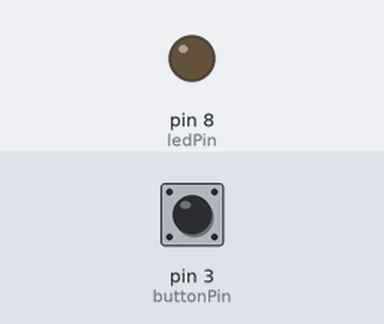
The sketch below on a simulated Arduino Uno, built with avr-gcc and run on an emulated ATmega328P. Shown: output pins drawn as LEDs (lit = HIGH). The test bench sets the inputs (shaded band); at power-on: pin 3 (buttonPin) LOW.

Above: at 1.2 s.
1.3 s: pin 3 (buttonPin) pulled HIGH for 0.15 s
At 1.41 s:
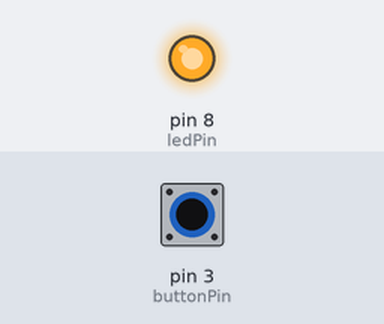
3.0 s: pin 3 (buttonPin) pulled HIGH for 3.2 s
At 7.6 s:
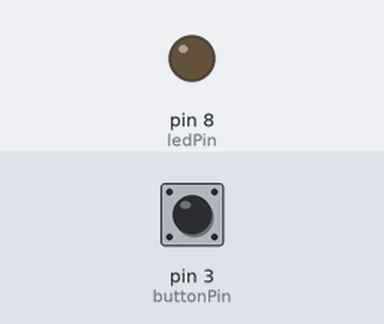
Timing chart, 0 to 9.1 s (numbered marks = the images above; inputs shaded):
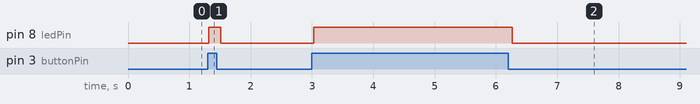

The sketch:

button.ino
```cpp
const byte buttonPin = 3;
const byte ledPin =  8;
byte buttonState = 0;

void setup() {
  pinMode(ledPin, OUTPUT);
  pinMode(buttonPin, INPUT);
}

void loop(){
  stateMachine_loop();

  if (buttonState == HIGH) {
    digitalWrite(ledPin, HIGH);
  }
  else {
    digitalWrite(ledPin, LOW);
  }
}

void buttonRead(){
  buttonState = digitalRead(buttonPin);
}
```

stateMachine.ino
```cpp
unsigned long stateMachine_currMillis;
unsigned long stateMachine_prevMillis_100ms;
unsigned long stateMachine_prevMillis_1s;
unsigned long stateMachine_prevMillis_1h;

void stateMachine_loop(){
  stateMachine_currMillis = millis();
  if((stateMachine_currMillis-stateMachine_prevMillis_100ms) > 100){
    stateMachine_100ms();
    stateMachine_prevMillis_100ms = stateMachine_currMillis;
  }
  if((stateMachine_currMillis-stateMachine_prevMillis_1s) > 1000){
    stateMachine_1s();
    stateMachine_prevMillis_1s = stateMachine_currMillis;
  }
  if((stateMachine_currMillis-stateMachine_prevMillis_1h) > 3600000){
    stateMachine_1h();
    stateMachine_prevMillis_1h = stateMachine_currMillis;
  }
}

void stateMachine_100ms(){
  buttonRead();
}
void stateMachine_1s(){

}
void stateMachine_1h(){

}
```

Measured:
- after the input at 1.3 s, pin 8 (ledPin): LOW → HIGH at once, → LOW 0.20 s later
- after the input at 3.0 s, pin 8 (ledPin): LOW → HIGH at once, → LOW 3.2 s later
